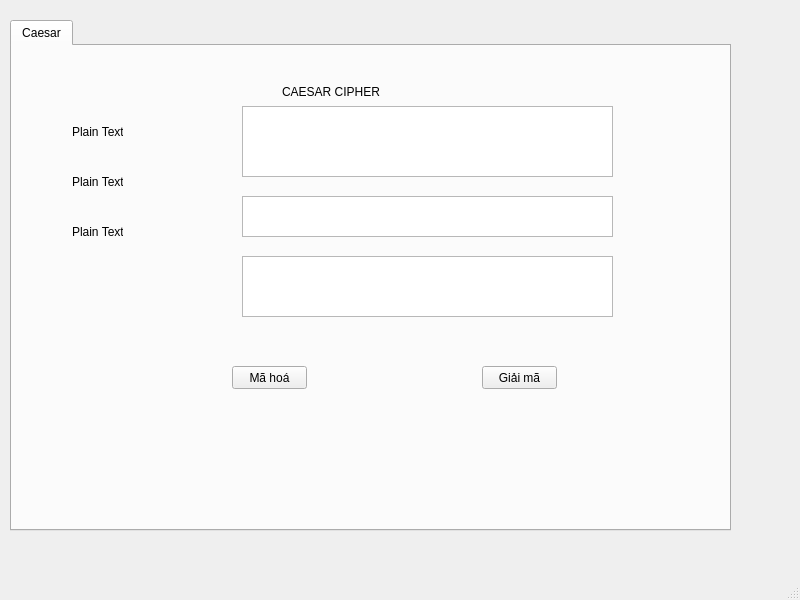
<?xml version="1.0" encoding="UTF-8"?>
<ui version="4.0">
 <class>MainWindow</class>
 <widget class="QMainWindow" name="MainWindow">
  <property name="geometry">
   <rect>
    <x>0</x>
    <y>0</y>
    <width>800</width>
    <height>600</height>
   </rect>
  </property>
  <property name="windowTitle">
   <string>MainWindow</string>
  </property>
  <widget class="QWidget" name="centralwidget">
   <widget class="QTabWidget" name="Caesar">
    <property name="geometry">
     <rect>
      <x>10</x>
      <y>20</y>
      <width>721</width>
      <height>511</height>
     </rect>
    </property>
    <property name="currentIndex">
     <number>0</number>
    </property>
    <widget class="QWidget" name="tab">
     <attribute name="title">
      <string>Caesar</string>
     </attribute>
     <widget class="QLabel" name="label">
      <property name="geometry">
       <rect>
        <x>60</x>
        <y>70</y>
        <width>51</width>
        <height>31</height>
       </rect>
      </property>
      <property name="text">
       <string>Plain Text</string>
      </property>
     </widget>
     <widget class="QLabel" name="label_2">
      <property name="geometry">
       <rect>
        <x>60</x>
        <y>120</y>
        <width>51</width>
        <height>31</height>
       </rect>
      </property>
      <property name="text">
       <string>Plain Text</string>
      </property>
     </widget>
     <widget class="QLabel" name="label_3">
      <property name="geometry">
       <rect>
        <x>60</x>
        <y>170</y>
        <width>51</width>
        <height>31</height>
       </rect>
      </property>
      <property name="text">
       <string>Plain Text</string>
      </property>
     </widget>
     <widget class="QLabel" name="label_4">
      <property name="geometry">
       <rect>
        <x>270</x>
        <y>30</y>
        <width>111</width>
        <height>31</height>
       </rect>
      </property>
      <property name="text">
       <string>CAESAR CIPHER</string>
      </property>
     </widget>
     <widget class="QTextEdit" name="txt_plain">
      <property name="geometry">
       <rect>
        <x>230</x>
        <y>60</y>
        <width>371</width>
        <height>71</height>
       </rect>
      </property>
     </widget>
     <widget class="QTextEdit" name="txt_key">
      <property name="geometry">
       <rect>
        <x>230</x>
        <y>150</y>
        <width>371</width>
        <height>41</height>
       </rect>
      </property>
     </widget>
     <widget class="QTextEdit" name="txt_cipher">
      <property name="geometry">
       <rect>
        <x>230</x>
        <y>210</y>
        <width>371</width>
        <height>61</height>
       </rect>
      </property>
     </widget>
     <widget class="QPushButton" name="btn_encrypt">
      <property name="geometry">
       <rect>
        <x>220</x>
        <y>320</y>
        <width>75</width>
        <height>23</height>
       </rect>
      </property>
      <property name="text">
       <string>Mã hoá</string>
      </property>
     </widget>
     <widget class="QPushButton" name="btn_decrypt">
      <property name="geometry">
       <rect>
        <x>470</x>
        <y>320</y>
        <width>75</width>
        <height>23</height>
       </rect>
      </property>
      <property name="text">
       <string>Giải mã</string>
      </property>
     </widget>
    </widget>
   </widget>
  </widget>
  <widget class="QMenuBar" name="menubar">
   <property name="geometry">
    <rect>
     <x>0</x>
     <y>0</y>
     <width>800</width>
     <height>21</height>
    </rect>
   </property>
  </widget>
  <widget class="QStatusBar" name="statusbar"/>
 </widget>
 <resources/>
 <connections/>
</ui>
